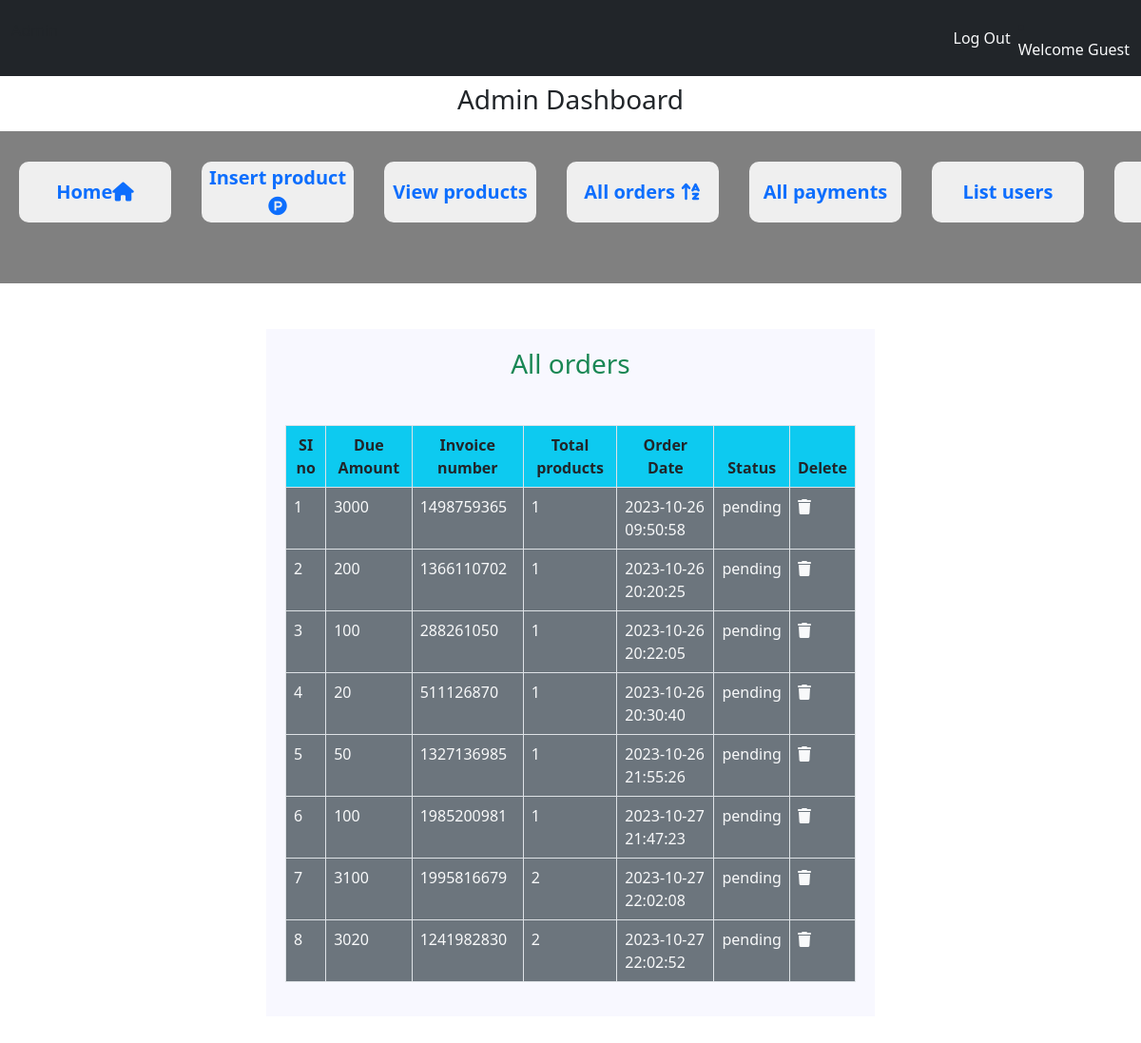
/adminarea/index.php?list_orders, run on the app's committed database.
### tables this page shows
CREATE TABLE `user_orders` (
  `order_id` int(11) NOT NULL,
  `user_id` int(11) NOT NULL,
  `amount_due` int(255) NOT NULL,
  `invoice_number` int(255) NOT NULL,
  `total_products` int(100) NOT NULL,
  `order_date` timestamp NOT NULL DEFAULT current_timestamp() ON UPDATE current_timestamp(),
  `order_status` varchar(255) NOT NULL
);

### adminarea/list_orders.php (the view, shortened to what this page needs)
<h3 class="text-center text-success">All orders</h3>
<table class="table table-bordered mt-5">
    <thead >
    <?php
        $get_orders="select * from `user_orders`";
        $result_orders=mysqli_query($con,$get_orders);
        $row_count=mysqli_num_rows($result_orders);
        if($row_count==0){
            echo"<h3 class='text-center text-danger mt-5'>No orders yet</h3>";
        }else{
            echo" <tr>
        <th class='bg-info text-center'>SI no</th>
        <th class='bg-info text-center'>Due Amount</th>
        <th class='bg-info text-center'>Invoice number</th>
        <th class='bg-info text-center'>Total products</th>
        <th class='bg-info text-center'>Order Date</th>
        <th class='bg-info text-center'>Status</th>
        <th class='bg-info text-center'>Delete</th>
        </tr>
        </thead >";
            $number=0;
            while($row_data=mysqli_fetch_assoc($result_orders)){
                $order_id=$row_data['order_id'];
                $amount_due=$row_data['amount_due'];
                $invoice_number=$row_data['invoice_number'];
                $total_products=$row_data['total_products'];
                $order_date=$row_data['order_date'];
                $order_status=$row_data['order_status'];
                $number++;
            ?>
                <tbody class='bg-secondary text-light'>
                <tr class="bg-secondary text-light" >
                    <td class="bg-secondary text-light "><?php echo $number; ?></td>
                    <td class="bg-secondary text-light "><?php echo $amount_due; ?></td>
                    <td class="bg-secondary text-light "><?php echo $invoice_number; ?></td>
                    <td class="bg-secondary text-light "><?php echo $total_products; ?></td>
                    <td class="bg-secondary text-light "><?php echo $order_date; ?></td>
                    <td class="bg-secondary text-light "><?php echo $order_status; ?></td>
                        <td class="bg-secondary text-light">
                    <a href='index.php?delete_orders=<?php echo $order_id; ?>'
                    type="button" class=" text-light" >
                    <i class='fa-solid fa-trash'></i></a></td>
                </tr>
            </tbody>
            <?php
            }
        }
    ?>
</table>

### adminarea/index.php (shortened to what this page needs)
<?php
    include('../functions/functioncommon.php');
?>
<!DOCTYPE html>
<html lang="en">
<head>
    <link rel="stylesheet" href="https://cdnjs.cloudflare.com/ajax/libs/font-awesome/6.4.0/css/all.min.css"
 />
    <link href="https://cdn.jsdelivr.net/npm/bootstrap@5.3.0/dist/css/bootstrap.min.css" rel="stylesheet"
>
    <link rel="stylesheet" href="../styles.css">
</head>
<body>
    <div class="container-fluid1">
        <nav class="navbar navbar-expand-lg navbar-light bg-dark">
            <div class="container-fluid">
                <p>Admin</p>
                <nav class="navbar navbar-expand-lg ">
                <ul class="navbar-nav">
                        <li class="nav-item">
                            <a href="logout.php" class="nav-link text-light">Log Out</a>
                        </li>
                    </ul>
                    <?php
                        if(!isset($_SESSION['username'])){
                        echo '<li class="nav-item">
                        <a class="nav-link text-light" href="#">Welcome Guest</a>
                        </li>';
                        }else{
                        echo '<li class="nav-item text-light">
                        <a class="nav-link" href="#">Welcome '.$_SESSION['username'].'</a>
                        </li>';
                        }
                    ?>
                </nav>
            </div>
        </nav>
        <div class="second">
            <h3 class="text-center p-2">Admin Dashboard</h3>
        </div>
        <div class="row ">
            <div class="adminsec">
                <div class="adminbuttons">
                    <button><a href="index.php?Home" class="">Home<i class="fa-solid fa-house"></i></a></button>
                    <button class=""><a href="insertproduct.php" class="">Insert product<i class="fa-brands fa-product-hunt"></i></a></button>
                    <button><a href="index.php?viewproducts" class="">View products</a></button>
                    <button><a href="index.php?list_orders" class="">All orders <i class="fa-solid fa-arrow-up-a-z"></i></a></button>
                    <button><a href="index.php?list_payments" class="">All payments</a></button>
                    <button><a href="index.php?list_users" class=" ">List users</a></button>
                    <button><a href="logout.php" class=" ">Logout</a></button>
                </div>
            </div>
        </div>
        <div class="container my-5">
            <?php
                if(isset($_GET['list_orders'])){
                    include('list_orders.php');
                }
            ?>
        </div>
    </div>
</body>
</html>

### styles.css (style rules this page uses)
* { margin: 0; padding: 0; box-sizing: border-box; }
.container { background-color: red; color: aqua; width: 40rem; }
.container { background-color: ghostwhite; padding: 20px; }
.container-fluid1 { overflow: hidden; height: 140vh; }
.adminsec { display: flex; background-color: grey; flex-direction: row; width: 100%; padding-top: 2rem; padding-left: 2rem; height: 10rem; }
.adminbuttons { display: flex; flex-direction: row; gap: 2rem; font-size: 20px; border: none; text-decoration: none; }
.adminbuttons>button { border: none; height: 4rem; width: 10rem; border-radius: 10px; }
.adminbuttons>button>a { text-decoration: none; font-weight: bold; }

### data on the page
user_orders: amount_due "3000", invoice_number "1498759365", total_products "1", order_date "2023-10-26 09:50:58", order_status "pending"
user_orders: amount_due "200", invoice_number "1366110702", total_products "1", order_date "2023-10-26 20:20:25", order_status "pending"
user_orders: amount_due "100", invoice_number "288261050", total_products "1", order_date "2023-10-26 20:22:05", order_status "pending"
user_orders: amount_due "20", invoice_number "511126870", total_products "1", order_date "2023-10-26 20:30:40", order_status "pending"
user_orders: amount_due "50", invoice_number "1327136985", total_products "1", order_date "2023-10-26 21:55:26", order_status "pending"
user_orders: amount_due "100", invoice_number "1985200981", total_products "1", order_date "2023-10-27 21:47:23", order_status "pending"
user_orders: amount_due "3100", invoice_number "1995816679", total_products "2", order_date "2023-10-27 22:02:08", order_status "pending"
user_orders: amount_due "3020", invoice_number "1241982830", total_products "2", order_date "2023-10-27 22:02:52", order_status "pending"
